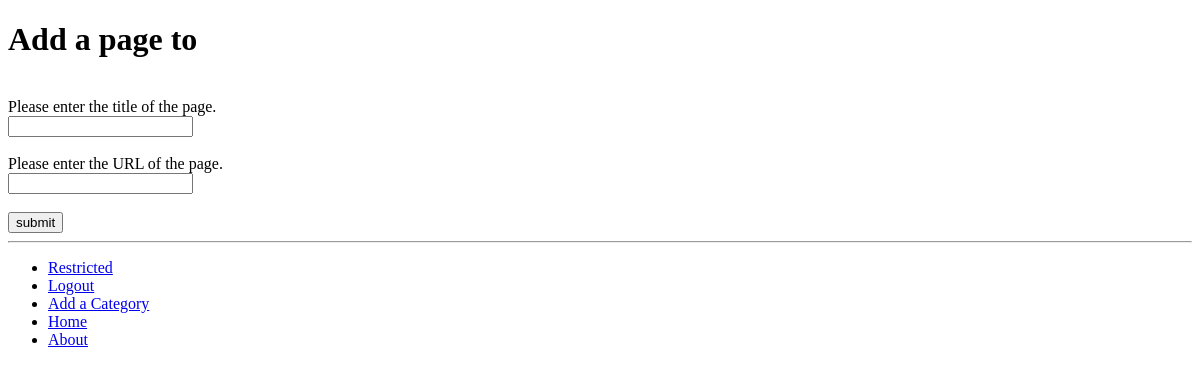
The app's page /rango/category/python/add_page/ (signed in), older data.
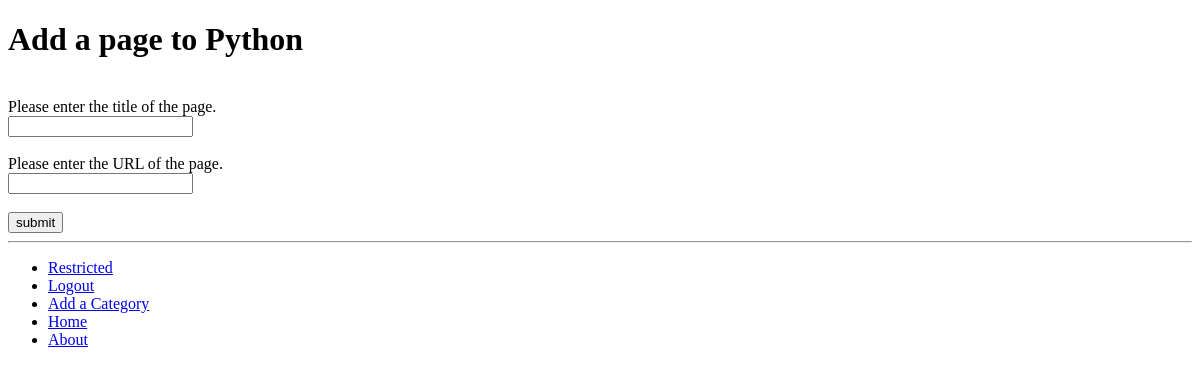
The same page, newer data.
### rango/models.py (models this page shows, shortened)
class Category(models.Model):
    name = models.CharField(max_length=200)
    views = models.IntegerField(default=0)
    likes = models.IntegerField(default=0)
    slug = models.SlugField(unique=True)
    class Meta:
        verbose_name = "Category"
        verbose_name_plural = "Categories"

### rango/views.py (the view)
# urls.py: url(r'^category/(?P<category_name_slug>[\w\-]+)/add_page/$', views.add_page, name="add_page"),
@login_required
def add_page(request, category_name_slug):
    try:
        cat = Category.objects.get(slug=category_name_slug)
    except Category.DoesNotExist:
        cat = None
    if request.method == 'POST':
        form = PageForm(request.POST)
        if form.is_valid():
            if cat:
                page = form.save(commit=False)
                page.category = cat
                page.views = 0
                page.save()
                return category(request, category_name_slug)
        else:
            print(form.errors)
    else:
        form = PageForm()  # was not a post, so display the form
    context_dict = {'form': form, 'category': cat}
    return render(request, 'rango/add_page.html', context_dict)

### rango/forms.py (shortened to what this page needs)
class PageForm(forms.ModelForm):
    title = forms.CharField(max_length=128, help_text="Please enter the title of the page.")
    url = forms.URLField(max_length=200, help_text="Please enter the URL of the page.")
    views = forms.IntegerField(widget=forms.HiddenInput(), initial=0)
    class Meta:
        model = Page
        exclude = ('category',)

### rango/templates/rango/add_page.html (shortened to what this page needs)
<!DOCTYPE html>
{% extends "rango/base.html" %}
{% block body_block %}
    <div class="container">
        <h1>Add a page to {{ category.name }}</h1>
        <form id="page_form" method="post" action="{% url 'rango:add_page' category.slug %}">
            {% for field in form.visible_fields %}
                {{ field.errors }} <br>
                {{ field.help_text }} <br>
                {{ field }}<br>
            {% endfor %}
            <br>
            <input type="submit" value="submit" />
        </form>
    </div>
{% endblock %}

Row changes from the older to the newer data that the page shows:
now on this page (row edited): Category: name "Python"
